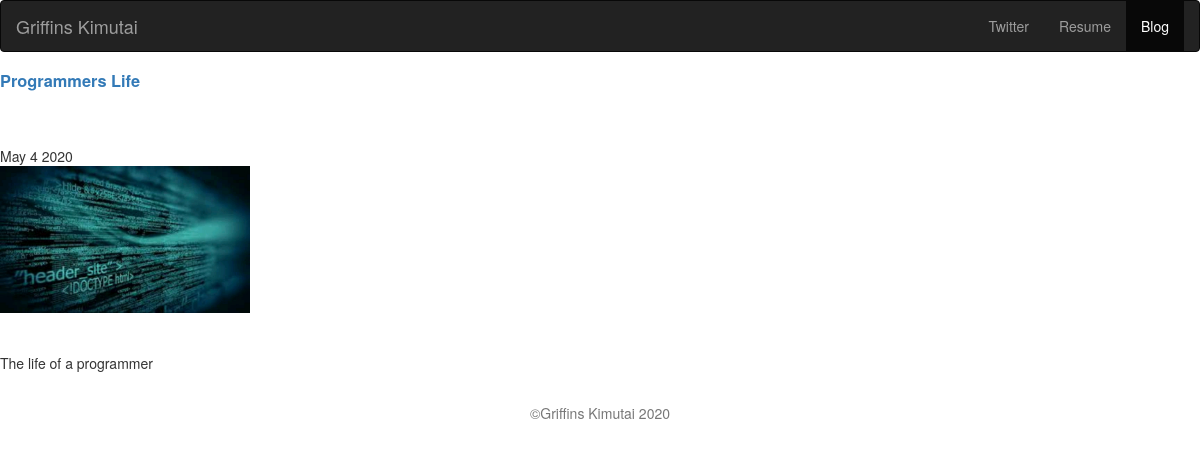
The app's page /blog/2/ with its own data.
### blog/models.py (models this page shows, shortened)
class Blog(models.Model):
    title = models.CharField(max_length=100)
    pub_date = models.DateTimeField()
    body = models.TextField()
    image = models.ImageField(upload_to='images/')
    def pub_date_pretty(self):
        return self.pub_date.strftime('%b %e %Y')

### blog/views.py (the view)
# urls.py: path('<int:blog_id>/', views.detail, name="detail")
def detail(request, blog_id):
    detailblog = get_object_or_404(Blog, pk=blog_id )
    return render(request, 'detail.html', {'blog':detailblog})

### blog/templates/detail.html (shortened to what this page needs)
 {% load static  %}
<!DOCTYPE html><html lang="en"><head><meta http-equiv="Content-Type" content="text/html; charset=UTF-8"><link rel="stylesheet" type="text/css" href="cid:css-66af0e8f-dfd4-4338-bc2b-71f5f44ca0a9@mhtml.blink" />
    <link rel="stylesheet" href="http://maxcdn.bootstrapcdn.com/bootstrap/3.3.6/css/bootstrap.min.css">
    <link href="https://getbootstrap.com/docs/4.4/examples/album/album.css" rel="stylesheet">
  </head>
  <body>
    <header>
      <nav class="navbar navbar-inverse">
        <div class="container-fluid">
          <div class="navbar-header">
            <a class="navbar-brand" href="{%  url 'home' %}">Griffins Kimutai</a>
          </div>
          <div class="collapse navbar-collapse" id="myNavbar">
            <ul class="nav navbar-nav navbar-right">
              <li ><a href="http://twitter.com/griffokim">Twitter</a></li>
              <li><a href="{% static 'me.jpg' %}">Resume</a></li>
              <li class="active "><a href="{% url 'allblogs' %}">Blog</a></li>
            </ul>
          </div>
        </div>
      </nav>
</header>
<main role="main">
    <div>
    <a href="{%  url 'detail' blog.id %}"> <h1 style="display: block;
      font-size: 1.17em;
      margin-top: 1em;
      margin-bottom: 1em;
      margin-left: 0;
      margin-right: 0;
      font-weight: bold;"> {{ blog.title }}</h1></a>
   <br>
   <br>
   {{ blog.pub_date_pretty }}
   <br>
   <img class="img-fluid img-responsive" src="{{  blog.image.url  }}" height=200 width="250"/>
   <br>
   <br>
  <p>{{  blog.body }}</p>
  <br>
</div>
</main>
<footer class="text-muted">
  <div class="container text-center">
     <p >
        ©Griffins Kimutai {% now "Y" %}
     </p>
  </div>
</footer>
</body>
</html>

### records on screen
Blog: title "Programmers Life", pub_date_pretty "May 4 2020", image (picture), body "The life of a programmer"
